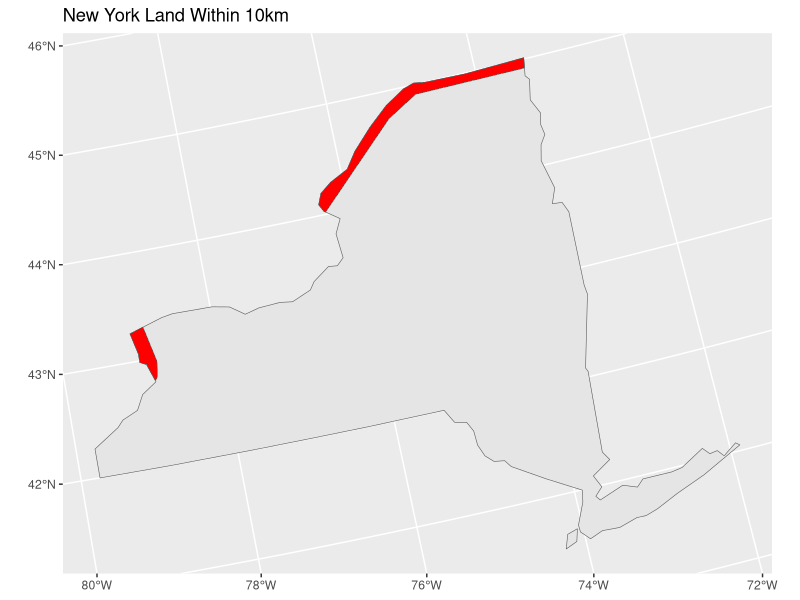

This figure's R source:
install.packages("spData")
install.packages("sf")
install.packages("tidyverse")
library(spData)
library(sf)
library(tidyverse)
library(units) #this one is optional, but can help with unit conversions.


#load 'world' data from spData package
data(world)  
# load 'states' boundaries from spData package
data(us_states)
# plot(world[1])  #plot if desired
# plot(us_states[1]) #plot if desired

albers="+proj=aea +lat_1=29.5 +lat_2=45.5 +lat_0=37.5 +lon_0=-96 +x_0=0 +y_0=0 +ellps=GRS80 +datum=NAD83 +units=m +no_defs"
world=st_transform(world,crs = albers)

Canada=world %>%
  filter(name_long=="Canada")
str(Canada)

Canada2=st_buffer(st_geometry(Canada),dist=10000)

###2. us_states object
us_states=st_transform(us_states,crs = albers)
NewYork=us_states %>%
  filter(NAME == "New York")

###3. Create a ‘border’ object)
##intersect both of them together
border=st_intersection(x=Canada2,y=NewYork,crs=albers)

##plot the map
ggplot(border)+
  geom_sf(data=NewYork)+
geom_sf(data=border,fill="red")+
  ggtitle("New York Land Within 10km")

##calc the area
borderarea=st_area(border)%>%

set_units(km^2)
